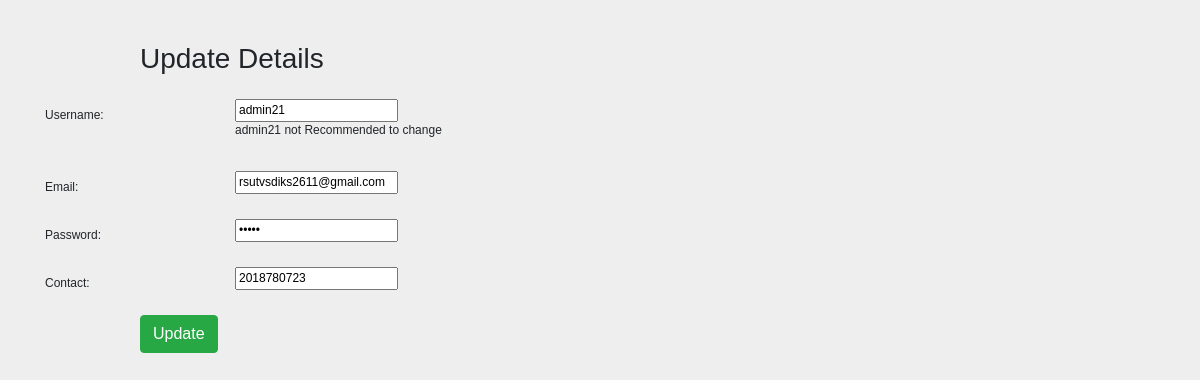
The app's page /blog/edit/37, older data.
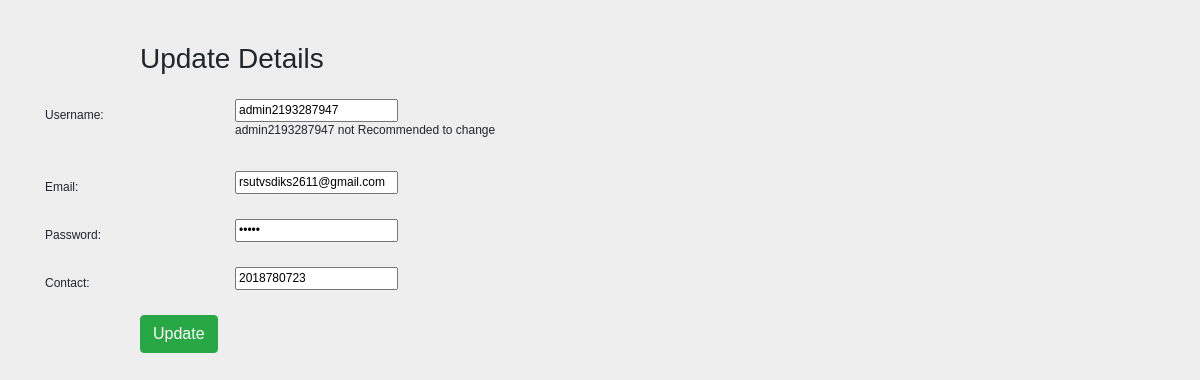
The same page, newer data.
### BLOG/models.py (models this page shows, shortened)
class Regsistration(models.Model):
    phone_regex = RegexValidator(regex=r'^\+?1?\d{9,15}$', message="Phone number must be entered in the format: '+999999999'. Up to 15 digits allowed.")
    username = models.CharField(max_length=40,unique=True)
    password = models.CharField(max_length=40)
    email =models.EmailField(unique = True)
    phone_number = models.CharField(validators=[phone_regex], max_length=17, blank=True)

### BLOG/views.py (the view)
# urls.py: path('blog/edit/<int:id>',views.edit_registration),
def edit_registration(request,id):
    obj_for_query = Regsistration.objects.get(id=id)
    return render(request, 'BLOG/edit.html',{"employee":obj_for_query})

### Templates/BLOG/edit.html (shortened to what this page needs)
<!DOCTYPE html>
<html lang="en">
<head>
       <link rel="stylesheet" href="https://maxcdn.bootstrapcdn.com/bootstrap/4.3.1/css/bootstrap.min.css">
    {% load staticfiles %}
    <link rel="stylesheet" href="{% static 'CSS/style.css' %}"/>
</head>
<body>
<form method="POST" class="post-form" action="../update/{{employee.id}}">
    <div class="container">
<br>
    <div class="form-group row">
    <label class="col-sm-1 col-form-label"></label>
    <div class="col-sm-4">
    <h3>Update Details</h3>
    </div>
  </div>
    <div class="form-group row">
    <label class="col-sm-2 col-form-label">Username:</label>
    <div class="col-sm-4">
        <input type="text" name="username" id="id_username" required maxlength="20" value="{{ employee.username }}"/><p>{{ employee.username }} not Recommended to change</p>
    </div>
  </div>
  <div class="form-group row">
    <label class="col-sm-2 col-form-label">Email:</label>
    <div class="col-sm-4">
        <input type="email" name="email" id="id_email" required maxlength="100" value="{{ employee.email }}" />
    </div>
  </div>
    <div class="form-group row">
    <label class="col-sm-2 col-form-label">Password:</label>
    <div class="col-sm-4">
        <input type="password" name="password" id="id_password" required maxlength="254" value="{{ employee.password }}" />
    </div>
  </div>
    <div class="form-group row">
    <label class="col-sm-2 col-form-label">Contact:</label>
    <div class="col-sm-4">
        <input type="text" name="phone_number" id="id_phone_number" required maxlength="15" value="{{ employee.phone_number }}" />
    </div>
  </div>
    <div class="form-group row">
    <label class="col-sm-1 col-form-label"></label>
    <div class="col-sm-4">
    <button type="submit" class="btn btn-success">Update</button>
    </div>
  </div>
    </div>
</form>
</body>
</html>

Row changes from the older to the newer data that the page shows:
changed Regsistration "rsutvsdiks2611@gmail.com": username "admin21" → "admin2193287947"
